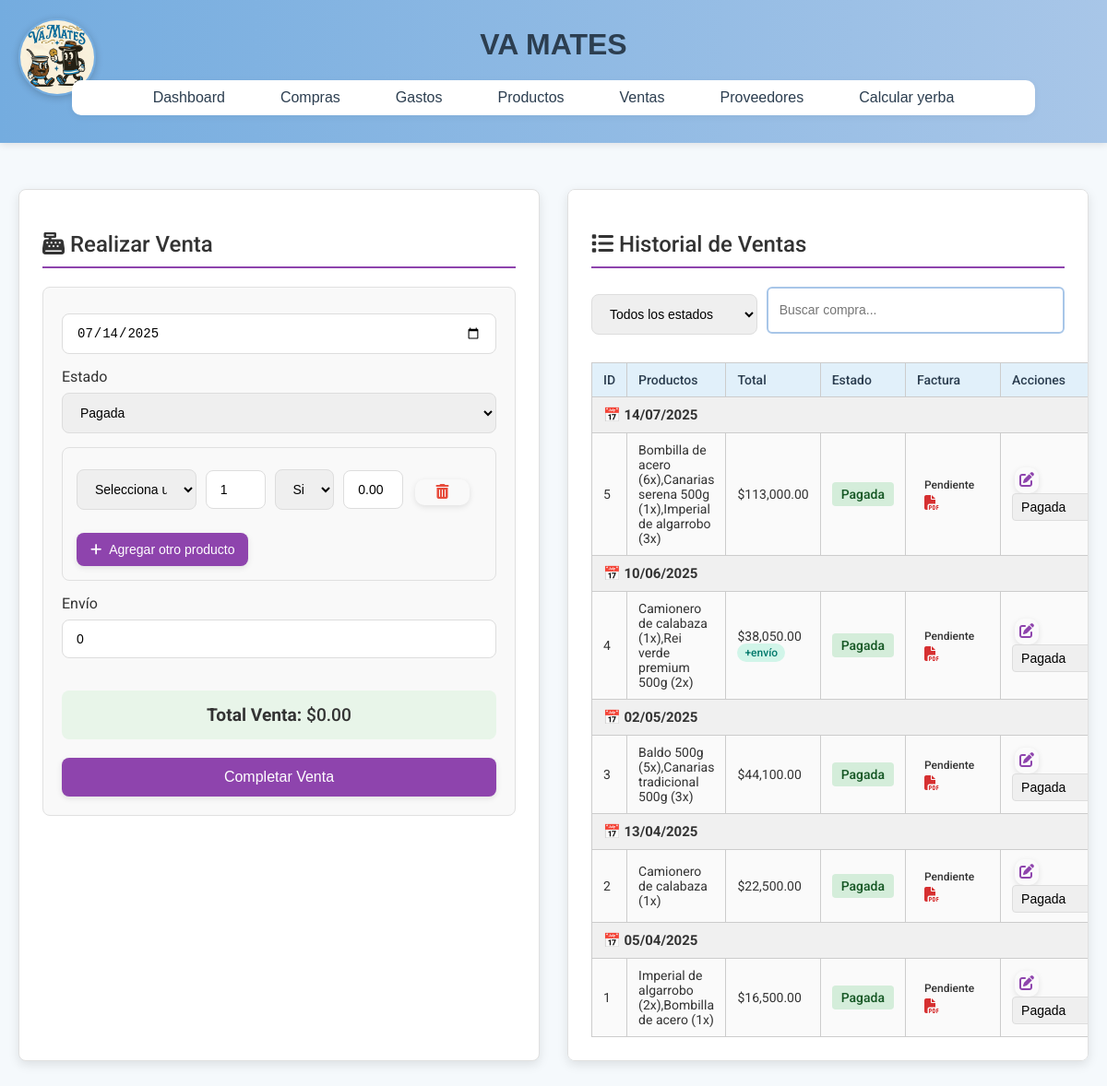
The app's page /ventas/index.php with its own data.
### tables this page shows
CREATE TABLE `ventas` (
  `id` int(11) NOT NULL,
  `fecha` date NOT NULL,
  `total` decimal(10,2) NOT NULL,
  `envio` decimal(10,2) DEFAULT 0.00 COMMENT 'Costo de envío de la venta',
  `estado` enum('pendiente','pagada','cancelada') NOT NULL DEFAULT 'pagada',
  `numero_factura` varchar(20) DEFAULT NULL,
  `descripcion` varchar(255) DEFAULT NULL
);

### ventas/index.php (the view, shortened to what this page needs)
<?php include '../includes/header.php'; ?>
<head>
    <link rel="stylesheet" href="https://cdnjs.cloudflare.com/ajax/libs/font-awesome/6.4.0/css/all.min.css">
</head>
<div class="container">
    <div class="column left">
        <h2><i class="fas fa-cash-register"></i> Realizar Venta</h2>
        <form action="add_venta.php" method="post" id="formVenta" class="form-container">
            <input class="control" type="date" name="fecha" id="fecha" value="<?php echo date('Y-m-d'); ?>" required>
            <label for="estado">Estado</label>
            <select name="estado" id="estado" class="control" required>
                <option value="pagada" selected>Pagada</option>
            </select>
            <div id="productosContainer">
                <div class="producto-item">
                    <div class="producto-grid">
                        <select name="producto_id[]" class="producto-select control" required>
                            <option value="" disabled selected>Selecciona un producto</option>
                        </select>
                        <input type="number" name="cantidad[]" class="cantidad control" placeholder="Cantidad" min="1" value="1" required>
                        <select name="descuento_producto[]" class="descuento control">
                            <option value="0">Sin descuento</option>
                        </select>
                        <input type="text" class="subtotal control" placeholder="Subtotal" readonly>
                        <button type="button" class="btn-action btn-delete remove-producto">
                            <i class="fas fa-trash-alt"></i>
                        </button>
                    </div>
                    <button type="button" class="btn-agregar add-producto">
                        <i class="fas fa-plus"></i> Agregar otro producto
                    </button>
                </div>
            </div>
            <label for="envio">Envío</label>
            <input type="number" name="envio" id="envio" class="control" placeholder="Monto del envío" value="0" min="0" step="0.01">
            <div class="total-display">
                <strong>Total Venta:</strong> $<span id="total-venta">0.00</span>
            </div>
            <input class="btn-submit" type="submit" value="Completar Venta">
        </form>
    </div>
    <div class="column right">
        <h2><i class="fas fa-list"></i> Historial de Ventas</h2>
        <div style="display: flex; gap: 10px; margin-bottom: 15px;">
            <select id="filtroEstado" class="control" onchange="filtrarVentas()" style="flex: 1;">
                <option value="">Todos los estados</option>
            </select>
            <input type="text" id="buscarCompra" class="search-input" placeholder="Buscar compra..." onkeyup="filtrarVentas()" style="flex: 2;">
        </div>
        <?php
        include '../config/config.php';
        $sql = "SELECT v.id, v.fecha, v.envio, v.estado, v.numero_factura,
                GROUP_CONCAT(CONCAT(p.nombre, ' (', dv.cantidad, 'x)')) AS productos,
                SUM(dv.subtotal) + v.envio AS total
                FROM ventas v
                JOIN detalle_ventas dv ON v.id = dv.venta_id
                JOIN productos p ON dv.producto_id = p.id
                GROUP BY v.id
                ORDER BY v.fecha DESC, v.id DESC";
        $result = $conn->query($sql);
        $ventas_por_fecha = [];
        while ($row = $result->fetch_assoc()) {
            $fecha = $row['fecha'];
            if (!isset($ventas_por_fecha[$fecha])) {
                $ventas_por_fecha[$fecha] = [];
            }
            $ventas_por_fecha[$fecha][] = $row;
        }
        ?>
        <table id="tablaVentas">
            <thead>
                <tr>
                    <th>ID</th>
                    <th>Productos</th>
                    <th>Total</th>
                    <th>Estado</th>
                    <th>Factura</th>
                    <th>Acciones</th>
                </tr>
            </thead>
            <tbody>
                <?php foreach ($ventas_por_fecha as $fecha => $ventas): ?>
                    <tr class="date-header">
                        <td colspan="6">📅 <?= date('d/m/Y', strtotime($fecha)) ?>
                    </tr>
                    <?php foreach ($ventas as $venta): ?>
                        <tr id="fila-venta-<?= $venta['id'] ?>" class="venta-row">
                            <td><?= $venta['id'] ?></td>
                            <td><?= htmlspecialchars($venta['productos']) ?></td>
                            <td>
                                $<?= number_format($venta['total'], 2) ?>
                                <?php if ($venta['envio'] > 0): ?>
                                    <span class="badge badge-envio">+envío</span>
                                <?php endif; ?>
                            </td>
                            <td>
                                <?php
                                $claseEstado = '';
                                switch ($venta['estado']) {
                                    case 'pagada':
                                        $claseEstado = 'estado-pagada';
                                        break;
                                }
                                ?>
                                <span class="<?= $claseEstado ?>"><?= ucfirst($venta['estado']) ?></span>
                            </td>
                            <td>
                                <?php if($venta['numero_factura']): ?>
                                    <span class="badge badge-activo"><?= $venta['numero_factura'] ?></span>
                                <?php else: ?>
                                    <span class="badge badge-inactivo">Pendiente</span>
                                <?php endif; ?>
                                <a href="generar_factura.php?id_venta=<?= $venta['id'] ?>" class="btn-action" title="Descargar Factura">
                                    <i class="fas fa-file-pdf" style="color: #d63031;"></i>
                                </a>
                            </td>
                            <td>
                                <button class="btn-action btn-edit" onclick="window.location.href='editar_venta.php?id=<?= $venta['id'] ?>'">
                                    <i class="fas fa-edit"></i>
                                </button>
                                <select onchange="cambiarEstado(<?= $venta['id'] ?>, this.value)"
                                        class="selector-estado">
                                    <option value="pagada" <?= $venta['estado'] == 'pagada' ? 'selected' : '' ?>>Pagada</option>
                                </select>
                            </td>
                        </tr>
                    <?php endforeach; ?>
                <?php endforeach; ?>
            </tbody>
        </table>
    </div>
</div>

### assets/css/styles.css (style rules this page uses)
body { font-family: 'Quicksand', sans-serif; margin: 0; padding: 0; background-color: #f5f9fc; color: #333; }
.container { display: flex; flex-wrap: wrap; margin: 30px auto; padding: 10px; max-width: 1600px; gap: 20px; }
.column { flex: 1; padding: 30px; background-color: #fff; border-radius: 12px; box-shadow: 0 4px 12px rgba(0,0,0,0.05); min-width: 400px; }
.column.left { border-right: none; }
table { width: 100%; border-collapse: collapse; margin-top: 15px; font-size: 0.95rem; border: 1px solid #ddd; }
table th, table td { padding: 10px 12px; border: 1px solid #ccc; }
table th { background-color: #e1f0fa; text-align: left; color: #2c3e50; }
.control::placeholder { color: #888; }
#buscarProducto, #buscarCompra { width: 100%; padding: 12px; border: 2px solid #a8c6e8; border-radius: 6px; margin-bottom: 16px; }
button, .btn-agregar, .btn-delete, .btn-submit, .btn-tema { padding: 10px 20px; font-size: 0.9rem; border: none; border-radius: 10px; cursor: pointer; transition: all 0.3s ease; background-color: #74acdf; color: #fff; box-shadow: 0 2px 6px rgba(0,0,0,0.1); }
.btn-delete { background-color: #e74c3c; }
.btn-submit { background-color: #3498db; }

### ventas/index.php (style rules this page uses)
:root { --primary-color: #8e44ad; --secondary-color: #9b59b6; --danger-color: #e74c3c; --warning-color: #f39c12; --success-color: #2ecc71; --light-color: #f5f5f5; --dark-color: #333; --border-radius: 8px; --box-shadow: 0 4px 12px rgba(0, 0, 0, 0.1); }
.container { display: flex; gap: 30px; padding: 20px; font-family: 'Roboto', sans-serif; }
.column.left, .column.right { flex: 1; background: #fff; border: 1px solid #e0e0e0; border-radius: var(--border-radius); padding: 25px; box-shadow: var(--box-shadow); max-height: 90vh; overflow-y: auto; }
h2 { color: var(--dark-color); margin-bottom: 20px; font-weight: 500; border-bottom: 2px solid var(--primary-color); padding-bottom: 10px; }
.control { width: 100%; padding: 12px 15px; margin: 8px 0 15px; border: 1px solid #ddd; border-radius: var(--border-radius); box-sizing: border-box; font-size: 14px; transition: border-color 0.3s; }
.form-container { background: #f9f9f9; border: 1px solid #e0e0e0; border-radius: var(--border-radius); padding: 20px; margin-bottom: 25px; }
.btn-submit { background-color: var(--primary-color); color: white; border: none; padding: 12px 20px; border-radius: var(--border-radius); cursor: pointer; font-size: 16px; font-weight: 500; transition: background-color 0.3s; width: 100%; }
.btn-action { background: none; border: none; cursor: pointer; padding: 5px; margin: 0 3px; font-size: 16px; transition: transform 0.2s; }
.btn-edit { color: var(--primary-color); }
.btn-delete { color: var(--danger-color); }
.btn-agregar { background-color: var(--primary-color); color: white; border: none; padding: 10px 15px; border-radius: var(--border-radius); cursor: pointer; font-size: 14px; display: inline-flex; align-items: center; gap: 8px; margin-top: 10px; }
table { width: 100%; border-collapse: collapse; margin-top: 15px; font-size: 14px; }
th, td { border: 1px solid #e0e0e0; padding: 12px; text-align: left; }
th { background-color: var(--primary-color); color: white; font-weight: 500; position: sticky; top: 0; }
tr:nth-child(even) { background-color: #fafafa; }
.search-input { width: 100%; padding: 10px 15px 10px 40px; font-size: 14px; border-radius: var(--border-radius); border: 1px solid #ddd; box-sizing: border-box; transition: all 0.3s; }
.total-display { font-size: 1.2em; font-weight: 500; margin: 20px 0; padding: 15px; background-color: #e8f5e9; border-radius: var(--border-radius); text-align: center; }
.producto-item { margin-bottom: 15px; padding: 15px; border: 1px solid #e0e0e0; border-radius: var(--border-radius); background-color: #f9f9f9; position: relative; }
.producto-grid { display: grid; grid-template-columns: 2fr 1fr 1fr 1fr 1fr auto; gap: 10px; align-items: center; }
.date-header { background-color: #f0f0f0 !important; font-weight: bold; font-size: 15px; }
.badge { display: inline-block; padding: 3px 8px; border-radius: 12px; font-size: 12px; font-weight: 500; }
.badge-envio { background-color: #d1f5e9; color: #00796b; }
.estado-pagada { background-color: #d4edda; color: #155724; padding: 5px 10px; border-radius: 4px; font-weight: 500; }
.selector-estado { padding: 5px; border-radius: 4px; border: 1px solid #ddd; font-size: 14px; cursor: pointer; transition: all 0.3s; }

### records on screen
ventas: id "5", productos "Bombilla de acero (6x),Canarias serena 500g (1x),Imperial de algarrobo (3x)", total "113,000.00", estado "Pagada", shows "Pendiente", estado+id "Pagada"
ventas: id "4", productos "Camionero de calabaza (1x),Rei verde premium 500g (2x)", total "38,050.00", envio "+envío", estado "Pagada", shows "Pendiente", estado+id "Pagada"
ventas: id "3", productos "Baldo 500g (5x),Canarias tradicional 500g (3x)", total "44,100.00", estado "Pagada", shows "Pendiente", estado+id "Pagada"
ventas: id "2", productos "Camionero de calabaza (1x)", total "22,500.00", estado "Pagada", shows "Pendiente", estado+id "Pagada"
ventas: fecha "05/04/2025", id "1", productos "Imperial de algarrobo (2x),Bombilla de acero (1x)", total "16,500.00", estado "Pagada", shows "Pendiente", estado+id "Pagada"

### other values on screen
date('d/m/Y', strtotime($fecha)) "14/07/2025"
date('d/m/Y', strtotime($fecha)) "10/06/2025"
date('d/m/Y', strtotime($fecha)) "02/05/2025"
date('d/m/Y', strtotime($fecha)) "13/04/2025"
